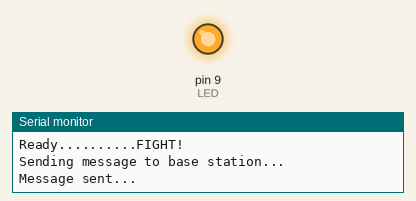
This sketch was run on a simulated Arduino Uno, built with avr-gcc and run on an emulated ATmega328P. On the bench: output pins drawn as LEDs (lit = HIGH), the last lines printed to the serial monitor. No radio packets arrive unless stated.

Above: at 0.6 s.
At 5.2 s:
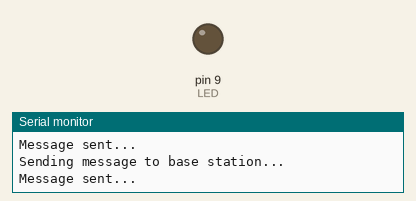
Timing chart, 0 to 7.1 s (numbered marks = the images above):
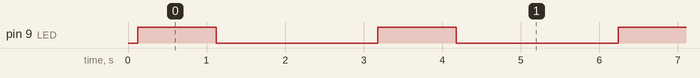

The sketch:

rf69_tx.ino
```cpp
#include <SPI.h>
#include <RH_RF69.h>

// Arduino Uno LED is on pin 13 but we can't use that pin b/c it's needed by SPI
#define LED 9 // Moteinos and Anarduinos have LED on D9

// Singleton instance of the radio driver
#define RF69_FREQ 433.0 //transmit frequency in MHz
#define RF69_TXPOWER 14 //dbM of transmit power, default to 14

//If you need to use custom pins for Slave Select and Payload Ready Interrupt, do this:
//#define RF69_SLAVE_SELECT_PIN 3 // default is 10, but some Arduinos like the TinyLily don't provide this pin.
//#define RF69_DIO0_PAYLOAD_READY_INTERRUPT_PIN 2 // default is 2
//RH_RF69 rf69(RF69_SLAVE_SELECT_PIN, RF69_DIO0_PAYLOAD_READY_INTERRUPT_PIN);

// Use the defaults to setup the RFM69
RH_RF69 rf69;


void setup()
{

  Serial.begin(9600);

  pinMode(LED, OUTPUT);

  if (!rf69.init()) {
    Serial.println("RFM69 init failed");
    Serial.println("*** CRASH! ***");
    while(1);
  } else {
    Serial.println("RFM69 initialized!");
  // Defaults after init are 434.0MHz, modulation GFSK_Rb250Fd250, +13dbM, No encryption
  if (!rf69.setFrequency(RF69_FREQ)) {
    Serial.println("setFrequency failed");
  } else {
    Serial.print("RFM69 Frequency: ");
    Serial.print(RF69_FREQ);
    Serial.println("MHz");
  }

  // If you are using a high power RF69, you *must* set a Tx power in the
  // range 14 to 20 like this:
  rf69.setTxPower(RF69_TXPOWER);
  Serial.print("Transmit power set to +" );
  Serial.print(RF69_TXPOWER);
  Serial.println(" dbM");

  // The encryption key has to be the same across all RFM69's you want to talk to
//  uint8_t key[] = { 0x01, 0x02, 0x03, 0x04, 0x05, 0x06, 0x07, 0x08,
//                    0x01, 0x02, 0x03, 0x04, 0x05, 0x06, 0x07, 0x08};
//  rf69.setEncryptionKey(key);
//
//#if 0
//  // For compat with RFM69 Struct_send
//  rf69.setModemConfig(RH_RF69::GFSK_Rb250Fd250);
//  rf69.setPreambleLength(3);
//  uint8_t syncwords[] = { 0x2d, 0x64 };
//  rf69.setSyncWords(syncwords, sizeof(syncwords));
//  rf69.setEncryptionKey((uint8_t*)"thisIsEncryptKey");
//#endif

  Serial.println("I am a transmitter node!");
  Serial.println("Ready..........FIGHT!");
}
}


void loop()
{
  Serial.println("Sending message to base station...");
  // Send a message to rf69_server
  uint8_t data[] = "Hello World!";
  rf69.send(data, sizeof(data));
  Serial.println("Message sent...\n");
  Blink(LED, 1000);

  rf69.waitPacketSent();
  delay(1000);
}

void Blink(byte PIN, int DELAY_MS) {
  digitalWrite(PIN,HIGH);
  delay(DELAY_MS);
  digitalWrite(PIN,LOW);
  delay(DELAY_MS);
}
```

Measured:
- by itself, pin 9 (LED): alternates HIGH for 1.0 s and LOW for 2.1 s
